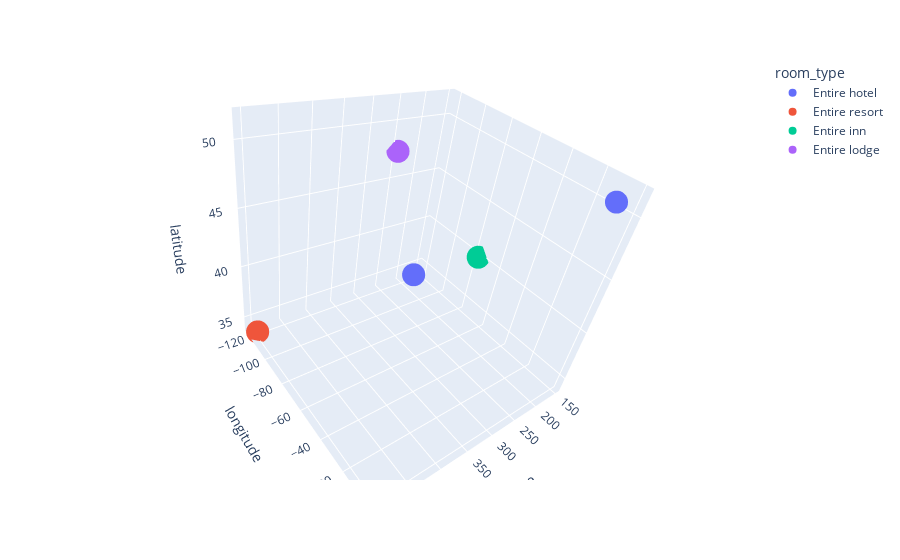

This figure's notebook cell:
### Code cell
fig = px.scatter_3d(df, x='price', y='longitude', z='latitude',color='room_type')
fig.show()

### Figure 1 — Plotly figure (JSON) as saved in the notebook; plotly's stock layout.template omitted (floating-point values rounded to 4 significant figures)
{"data": [{"hovertemplate": "room_type=Entire hotel<br>price=%{x}<br>longitude=%{y}<br>latitude=%{z}<extra></extra>", "legendgroup": "Entire hotel", "marker": {"color": "#636efa", "symbol": "circle"}, "mode": "markers", "name": "Entire hotel", "scene": "scene", "showlegend": true, "type": "scatter3d", "x": [300, 200], "y": [-74.01, -0.1278], "z": [40.71, 51.51]}, {"hovertemplate": "room_type=Entire resort<br>price=%{x}<br>longitude=%{y}<br>latitude=%{z}<extra></extra>", "legendgroup": "Entire resort", "marker": {"color": "#EF553B", "symbol": "circle"}, "mode": "markers", "name": "Entire resort", "scene": "scene", "showlegend": true, "type": "scatter3d", "x": [500], "y": [-118.2], "z": [34.05]}, {"hovertemplate": "room_type=Entire inn<br>price=%{x}<br>longitude=%{y}<br>latitude=%{z}<extra></extra>", "legendgroup": "Entire inn", "marker": {"color": "#00cc96", "symbol": "circle"}, "mode": "markers", "name": "Entire inn", "scene": "scene", "showlegend": true, "type": "scatter3d", "x": [150], "y": [-75.17], "z": [39.95]}, {"hovertemplate": "room_type=Entire lodge<br>price=%{x}<br>longitude=%{y}<br>latitude=%{z}<extra></extra>", "legendgroup": "Entire lodge", "marker": {"color": "#ab63fa", "symbol": "circle"}, "mode": "markers", "name": "Entire lodge", "scene": "scene", "showlegend": true, "type": "scatter3d", "x": [250], "y": [-122.3], "z": [47.61]}], "layout": {"autosize": true, "legend": {"title": {"text": "room_type"}, "tracegroupgap": 0}, "margin": {"t": 60}, "scene": {"aspectmode": "auto", "aspectratio": {"x": 1, "y": 1, "z": 1}, "camera": {"center": {"x": 0, "y": 0, "z": 0}, "eye": {"x": 1.128, "y": 1.128, "z": 1.128}, "projection": {"type": "perspective"}, "up": {"x": 0.115, "y": -0.103, "z": 0.988}}, "domain": {"x": [0, 1], "y": [0, 1]}, "xaxis": {"title": {"text": "price"}, "type": "linear"}, "yaxis": {"title": {"text": "longitude"}, "type": "linear"}, "zaxis": {"title": {"text": "latitude"}, "type": "linear"}}}}
